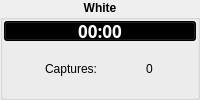
                <widget class="QGroupBox" name="whiteFrame" >
                 <property name="sizePolicy" >
                  <sizepolicy vsizetype="Minimum" hsizetype="Preferred" >
                   <horstretch>0</horstretch>
                   <verstretch>0</verstretch>
                  </sizepolicy>
                 </property>
                 <property name="minimumSize" >
                  <size>
                   <width>16</width>
                   <height>60</height>
                  </size>
                 </property>
                 <property name="font" >
                  <font>
                   <weight>75</weight>
                   <bold>true</bold>
                  </font>
                 </property>
                 <property name="title" >
                  <string>White</string>
                 </property>
                 <property name="alignment" >
                  <set>Qt::AlignHCenter</set>
                 </property>
                 <layout class="QVBoxLayout" >
                  <property name="spacing" >
                   <number>0</number>
                  </property>
                  <property name="margin" >
                   <number>1</number>
                  </property>
                  <item>
                   <widget class="QPushButton" name="pb_timeWhite" >
                    <property name="sizePolicy" >
                     <sizepolicy vsizetype="Minimum" hsizetype="Expanding" >
                      <horstretch>0</horstretch>
                      <verstretch>0</verstretch>
                     </sizepolicy>
                    </property>
                    <property name="maximumSize" >
                     <size>
                      <width>16777215</width>
                      <height>20</height>
                     </size>
                    </property>
                    <property name="palette" >
                     <palette>
                      <active>
                       <colorrole role="WindowText" >
                        <brush brushstyle="SolidPattern" >
                         <color alpha="255" >
                          <red>255</red>
                          <green>255</green>
                          <blue>255</blue>
                         </color>
                        </brush>
                       </colorrole>
                       <colorrole role="Button" >
                        <brush brushstyle="SolidPattern" >
                         <color alpha="255" >
                          <red>0</red>
                          <green>0</green>
                          <blue>0</blue>
                         </color>
                        </brush>
                       </colorrole>
                       <colorrole role="Light" >
                        <brush brushstyle="SolidPattern" >
                         <color alpha="255" >
                          <red>0</red>
                          <green>0</green>
                          <blue>0</blue>
                         </color>
                        </brush>
                       </colorrole>
                       <colorrole role="Midlight" >
                        <brush brushstyle="SolidPattern" >
                         <color alpha="255" >
                          <red>0</red>
                          <green>0</green>
                          <blue>0</blue>
                         </color>
                        </brush>
                       </colorrole>
                       <colorrole role="Dark" >
                        <brush brushstyle="SolidPattern" >
                         <color alpha="255" >
                          <red>0</red>
                          <green>0</green>
                          <blue>0</blue>
                         </color>
                        </brush>
                       </colorrole>
                       <colorrole role="Mid" >
                        <brush brushstyle="SolidPattern" >
                         <color alpha="255" >
                          <red>0</red>
                          <green>0</green>
                          <blue>0</blue>
                         </color>
                        </brush>
                       </colorrole>
                       <colorrole role="Text" >
                        <brush brushstyle="SolidPattern" >
                         <color alpha="255" >
                          <red>255</red>
                          <green>255</green>
                          <blue>255</blue>
                         </color>
                        </brush>
                       </colorrole>
                       <colorrole role="BrightText" >
                        <brush brushstyle="SolidPattern" >
                         <color alpha="255" >
                          <red>255</red>
                          <green>255</green>
                          <blue>255</blue>
                         </color>
                        </brush>
                       </colorrole>
                       <colorrole role="ButtonText" >
                        <brush brushstyle="SolidPattern" >
                         <color alpha="255" >
                          <red>255</red>
                          <green>255</green>
                          <blue>255</blue>
                         </color>
                        </brush>
                       </colorrole>
                       <colorrole role="Base" >
                        <brush brushstyle="SolidPattern" >
                         <color alpha="255" >
                          <red>0</red>
                          <green>0</green>
                          <blue>0</blue>
                         </color>
                        </brush>
                       </colorrole>
                       <colorrole role="Window" >
                        <brush brushstyle="SolidPattern" >
                         <color alpha="255" >
                          <red>0</red>
                          <green>0</green>
                          <blue>0</blue>
                         </color>
                        </brush>
                       </colorrole>
                       <colorrole role="Shadow" >
                        <brush brushstyle="SolidPattern" >
                         <color alpha="255" >
                          <red>0</red>
                          <green>0</green>
                          <blue>0</blue>
                         </color>
                        </brush>
                       </colorrole>
                       <colorrole role="Highlight" >
                        <brush brushstyle="SolidPattern" >
                         <color alpha="255" >
                          <red>103</red>
                          <green>141</green>
                          <blue>178</blue>
                         </color>
                        </brush>
                       </colorrole>
                       <colorrole role="HighlightedText" >
                        <brush brushstyle="SolidPattern" >
                         <color alpha="255" >
                          <red>255</red>
                          <green>255</green>
                          <blue>255</blue>
                         </color>
                        </brush>
                       </colorrole>
                       <colorrole role="Link" >
                        <brush brushstyle="SolidPattern" >
                         <color alpha="255" >
                          <red>0</red>
                          <green>0</green>
                          <blue>238</blue>
                         </color>
                        </brush>
                       </colorrole>
                       <colorrole role="LinkVisited" >
                        <brush brushstyle="SolidPattern" >
                         <color alpha="255" >
                          <red>82</red>
                          <green>24</green>
                          <blue>139</blue>
                         </color>
                        </brush>
                       </colorrole>
                       <colorrole role="AlternateBase" >
                        <brush brushstyle="SolidPattern" >
                         <color alpha="255" >
                          <red>0</red>
                          <green>0</green>
                          <blue>0</blue>
                         </color>
                        </brush>
                       </colorrole>
                      </active>
                      <inactive>
                       <colorrole role="WindowText" >
                        <brush brushstyle="SolidPattern" >
                         <color alpha="255" >
                          <red>255</red>
                          <green>255</green>
                          <blue>255</blue>
                         </color>
                        </brush>
                       </colorrole>
                       <colorrole role="Button" >
                        <brush brushstyle="SolidPattern" >
                         <color alpha="255" >
                          <red>0</red>
                          <green>0</green>
                          <blue>0</blue>
                         </color>
                        </brush>
                       </colorrole>
                       <colorrole role="Light" >
                        <brush brushstyle="SolidPattern" >
                         <color alpha="255" >
                          <red>0</red>
                          <green>0</green>
                          <blue>0</blue>
                         </color>
                        </brush>
                       </colorrole>
                       <colorrole role="Midlight" >
                        <brush brushstyle="SolidPattern" >
                         <color alpha="255" >
                          <red>0</red>
                          <green>0</green>
                          <blue>0</blue>
                         </color>
                        </brush>
                       </colorrole>
                       <colorrole role="Dark" >
                        <brush brushstyle="SolidPattern" >
                         <color alpha="255" >
                          <red>0</red>
                          <green>0</green>
                          <blue>0</blue>
                         </color>
                        </brush>
                       </colorrole>
                       <colorrole role="Mid" >
                        <brush brushstyle="SolidPattern" >
                         <color alpha="255" >
                          <red>0</red>
                          <green>0</green>
                          <blue>0</blue>
                         </color>
                        </brush>
                       </colorrole>
                       <colorrole role="Text" >
                        <brush brushstyle="SolidPattern" >
                         <color alpha="255" >
                          <red>255</red>
                          <green>255</green>
                          <blue>255</blue>
                         </color>
                        </brush>
                       </colorrole>
                       <colorrole role="BrightText" >
                        <brush brushstyle="SolidPattern" >
                         <color alpha="255" >
                          <red>255</red>
                          <green>255</green>
                          <blue>255</blue>
                         </color>
                        </brush>
                       </colorrole>
                       <colorrole role="ButtonText" >
                        <brush brushstyle="SolidPattern" >
                         <color alpha="255" >
                          <red>255</red>
                          <green>255</green>
                          <blue>255</blue>
                         </color>
                        </brush>
                       </colorrole>
                       <colorrole role="Base" >
                        <brush brushstyle="SolidPattern" >
                         <color alpha="255" >
                          <red>0</red>
                          <green>0</green>
                          <blue>0</blue>
                         </color>
                        </brush>
                       </colorrole>
                       <colorrole role="Window" >
                        <brush brushstyle="SolidPattern" >
                         <color alpha="255" >
                          <red>0</red>
                          <green>0</green>
                          <blue>0</blue>
                         </color>
                        </brush>
                       </colorrole>
                       <colorrole role="Shadow" >
                        <brush brushstyle="SolidPattern" >
                         <color alpha="255" >
                          <red>0</red>
                          <green>0</green>
                          <blue>0</blue>
                         </color>
                        </brush>
                       </colorrole>
                       <colorrole role="Highlight" >
                        <brush brushstyle="SolidPattern" >
                         <color alpha="255" >
                          <red>103</red>
                          <green>141</green>
                          <blue>178</blue>
                         </color>
                        </brush>
                       </colorrole>
                       <colorrole role="HighlightedText" >
                        <brush brushstyle="SolidPattern" >
                         <color alpha="255" >
                          <red>255</red>
                          <green>255</green>
                          <blue>255</blue>
                         </color>
                        </brush>
                       </colorrole>
                       <colorrole role="Link" >
                        <brush brushstyle="SolidPattern" >
                         <color alpha="255" >
                          <red>0</red>
                          <green>0</green>
                          <blue>238</blue>
                         </color>
                        </brush>
                       </colorrole>
                       <colorrole role="LinkVisited" >
                        <brush brushstyle="SolidPattern" >
                         <color alpha="255" >
                          <red>82</red>
                          <green>24</green>
                          <blue>139</blue>
                         </color>
                        </brush>
                       </colorrole>
                       <colorrole role="AlternateBase" >
                        <brush brushstyle="SolidPattern" >
                         <color alpha="255" >
                          <red>0</red>
                          <green>0</green>
                          <blue>0</blue>
                         </color>
                        </brush>
                       </colorrole>
                      </inactive>
                      <disabled>
                       <colorrole role="WindowText" >
                        <brush brushstyle="SolidPattern" >
                         <color alpha="255" >
                          <red>0</red>
                          <green>0</green>
                          <blue>0</blue>
                         </color>
                        </brush>
                       </colorrole>
                       <colorrole role="Button" >
                        <brush brushstyle="SolidPattern" >
                         <color alpha="255" >
                          <red>0</red>
                          <green>0</green>
                          <blue>0</blue>
                         </color>
                        </brush>
                       </colorrole>
                       <colorrole role="Light" >
                        <brush brushstyle="SolidPattern" >
                         <color alpha="255" >
                          <red>0</red>
                          <green>0</green>
                          <blue>0</blue>
                         </color>
                        </brush>
                       </colorrole>
                       <colorrole role="Midlight" >
                        <brush brushstyle="SolidPattern" >
                         <color alpha="255" >
                          <red>0</red>
                          <green>0</green>
                          <blue>0</blue>
                         </color>
                        </brush>
                       </colorrole>
                       <colorrole role="Dark" >
                        <brush brushstyle="SolidPattern" >
                         <color alpha="255" >
                          <red>0</red>
                          <green>0</green>
                          <blue>0</blue>
                         </color>
                        </brush>
                       </colorrole>
                       <colorrole role="Mid" >
                        <brush brushstyle="SolidPattern" >
                         <color alpha="255" >
                          <red>0</red>
                          <green>0</green>
                          <blue>0</blue>
                         </color>
                        </brush>
                       </colorrole>
                       <colorrole role="Text" >
                        <brush brushstyle="SolidPattern" >
                         <color alpha="255" >
                          <red>0</red>
                          <green>0</green>
                          <blue>0</blue>
                         </color>
                        </brush>
                       </colorrole>
                       <colorrole role="BrightText" >
                        <brush brushstyle="SolidPattern" >
                         <color alpha="255" >
                          <red>255</red>
                          <green>255</green>
                          <blue>255</blue>
                         </color>
                        </brush>
                       </colorrole>
                       <colorrole role="ButtonText" >
                        <brush brushstyle="SolidPattern" >
                         <color alpha="255" >
                          <red>0</red>
                          <green>0</green>
                          <blue>0</blue>
                         </color>
                        </brush>
                       </colorrole>
                       <colorrole role="Base" >
                        <brush brushstyle="SolidPattern" >
                         <color alpha="255" >
                          <red>0</red>
                          <green>0</green>
                          <blue>0</blue>
                         </color>
                        </brush>
                       </colorrole>
                       <colorrole role="Window" >
                        <brush brushstyle="SolidPattern" >
                         <color alpha="255" >
                          <red>0</red>
                          <green>0</green>
                          <blue>0</blue>
                         </color>
                        </brush>
                       </colorrole>
                       <colorrole role="Shadow" >
                        <brush brushstyle="SolidPattern" >
                         <color alpha="255" >
                          <red>0</red>
                          <green>0</green>
                          <blue>0</blue>
                         </color>
                        </brush>
                       </colorrole>
                       <colorrole role="Highlight" >
                        <brush brushstyle="SolidPattern" >
                         <color alpha="255" >
                          <red>86</red>
                          <green>117</green>
                          <blue>148</blue>
                         </color>
                        </brush>
                       </colorrole>
                       <colorrole role="HighlightedText" >
                        <brush brushstyle="SolidPattern" >
                         <color alpha="255" >
                          <red>255</red>
                          <green>255</green>
                          <blue>255</blue>
                         </color>
                        </brush>
                       </colorrole>
                       <colorrole role="Link" >
                        <brush brushstyle="SolidPattern" >
                         <color alpha="255" >
                          <red>0</red>
                          <green>0</green>
                          <blue>238</blue>
                         </color>
                        </brush>
                       </colorrole>
                       <colorrole role="LinkVisited" >
                        <brush brushstyle="SolidPattern" >
                         <color alpha="255" >
                          <red>82</red>
                          <green>24</green>
                          <blue>139</blue>
                         </color>
                        </brush>
                       </colorrole>
                       <colorrole role="AlternateBase" >
                        <brush brushstyle="SolidPattern" >
                         <color alpha="255" >
                          <red>0</red>
                          <green>0</green>
                          <blue>0</blue>
                         </color>
                        </brush>
                       </colorrole>
                      </disabled>
                     </palette>
                    </property>
                    <property name="font" >
                     <font>
                      <family>Sans Serif</family>
                      <pointsize>13</pointsize>
                      <weight>75</weight>
                      <italic>false</italic>
                      <bold>true</bold>
                      <underline>false</underline>
                      <strikeout>false</strikeout>
                     </font>
                    </property>
                    <property name="toolTip" >
                     <string>remaining time / stones</string>
                    </property>
                    <property name="whatsThis" >
                     <string>Clock

shows remaining time or byoyomi time / remaining stones.

Click on
- your own clock for pause request (NNGS) or
- the opponent's clock to give him additional time of one minute.</string>
                    </property>
                    <property name="text" >
                     <string>00:00</string>
                    </property>
                    <property name="flat" >
                     <bool>false</bool>
                    </property>
                   </widget>
                  </item>
                  <item>
                   <layout class="QHBoxLayout" >
                    <property name="spacing" >
                     <number>6</number>
                    </property>
                    <property name="margin" >
                     <number>0</number>
                    </property>
                    <item>
                     <widget class="QLabel" name="TextLabel2" >
                      <property name="font" >
                       <font>
                        <weight>50</weight>
                        <bold>false</bold>
                       </font>
                      </property>
                      <property name="text" >
                       <string>Captures:</string>
                      </property>
                      <property name="alignment" >
                       <set>Qt::AlignRight|Qt::AlignTrailing|Qt::AlignVCenter</set>
                      </property>
                     </widget>
                    </item>
                    <item>
                     <widget class="QLabel" name="capturesWhite" >
                      <property name="font" >
                       <font>
                        <weight>50</weight>
                        <bold>false</bold>
                       </font>
                      </property>
                      <property name="text" >
                       <string>0</string>
                      </property>
                      <property name="alignment" >
                       <set>Qt::AlignCenter</set>
                      </property>
                      <property name="margin" >
                       <number>0</number>
                      </property>
                     </widget>
                    </item>
                   </layout>
                  </item>
                 </layout>
                </widget>
